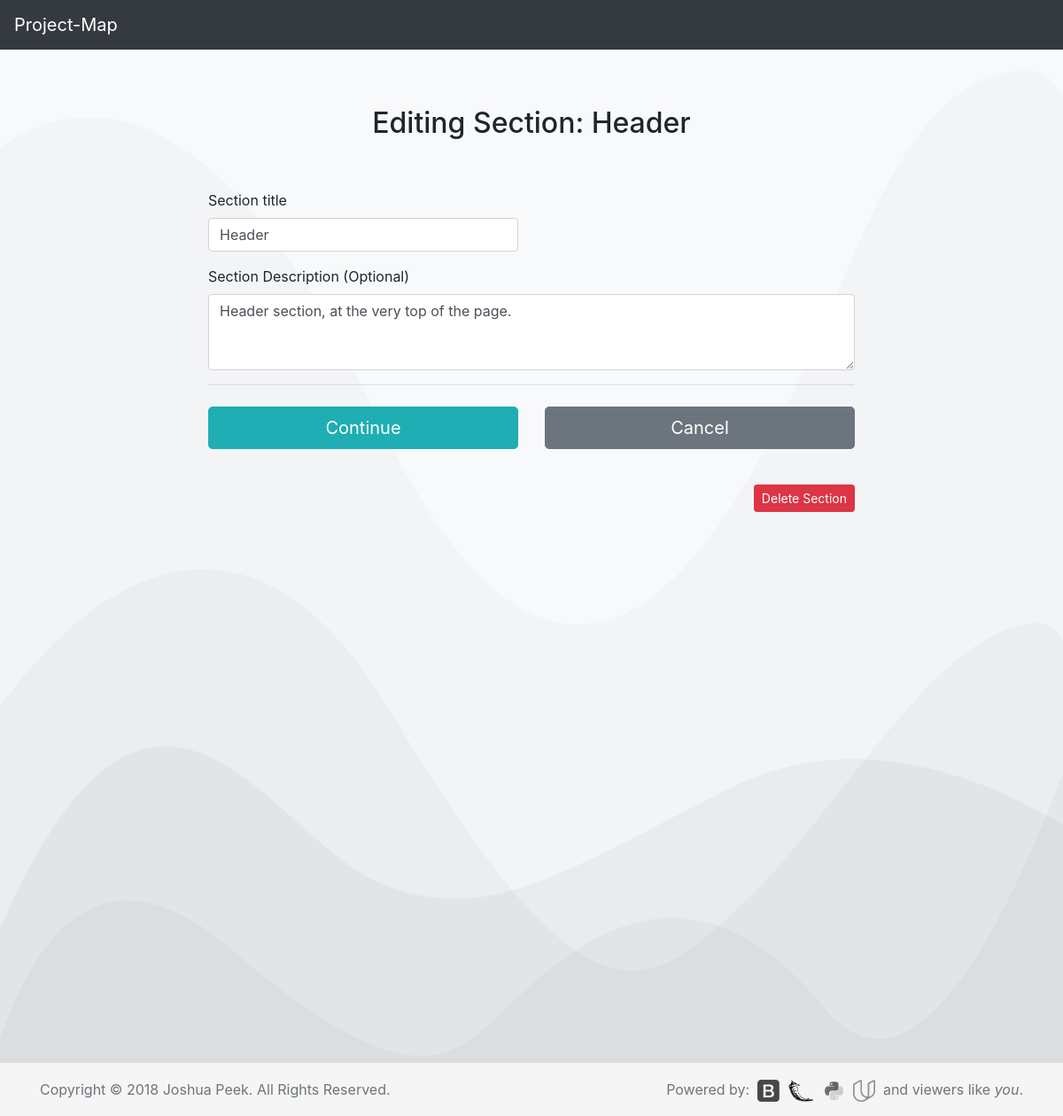
Page /sctn?1&ed on the earlier database version.
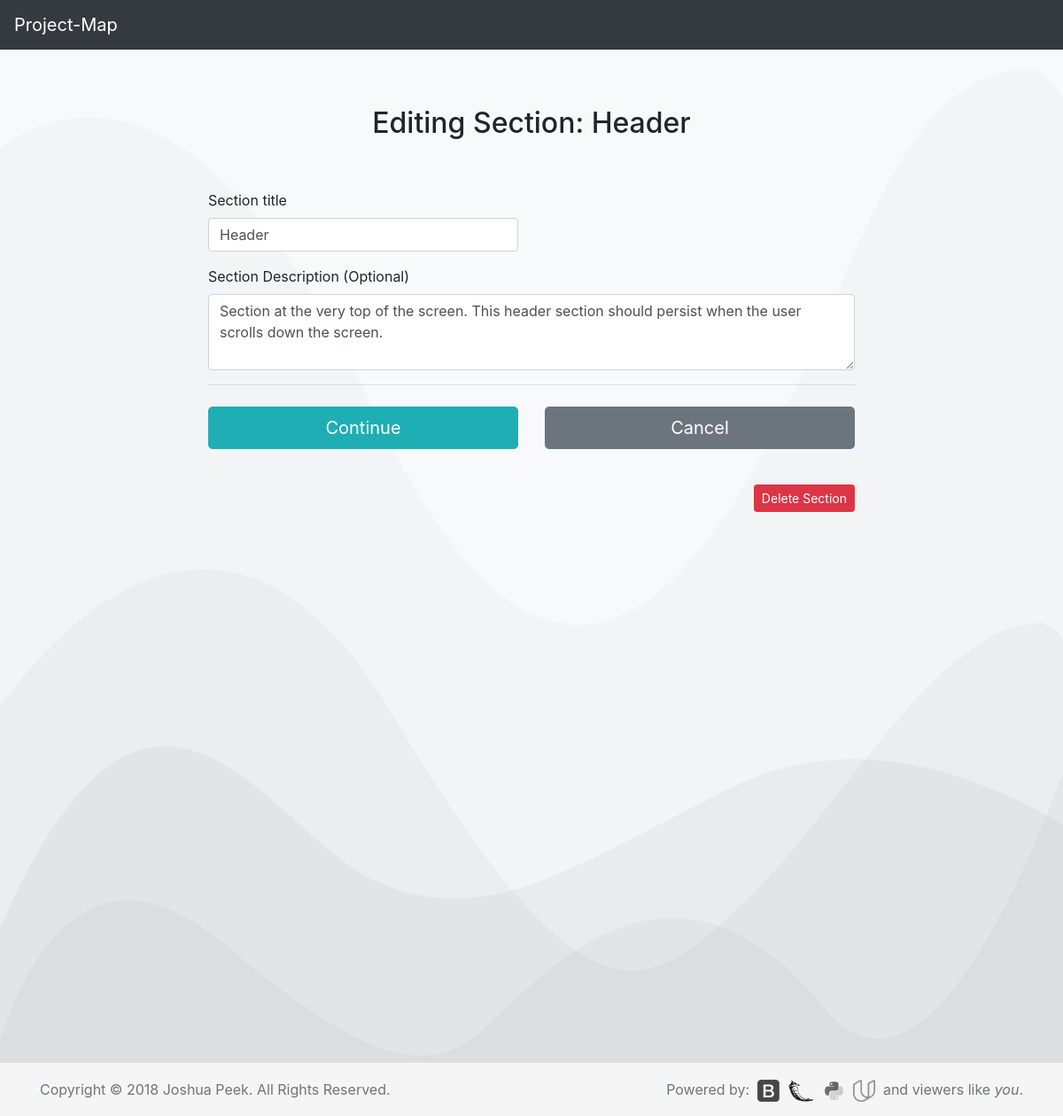
Same page on the later database version.
### database_setup.py (models this page shows, shortened)
class Section(Base):
    __tablename__ = 'section'
    id = Column(Integer, primary_key=True)
    title = Column(String(250), nullable=False)
    description = Column(String(500))
    project_id = Column(Integer, ForeignKey('project.id'))
    project = relationship(Project)

### app.py (the view)
@app.route('/sctn?<int:section_id>&ed', methods=['GET', 'POST'])
def editSection(section_id):
    editSection=session.query(Section).filter_by(id=section_id).one()
    ss=session.query(ScreenSection).filter_by(section_id=section_id).one()
    if request.method == 'POST':
        if request.form['title']:
            editSection.title = request.form['title']
            editSection.description = request.form['description']
        session.add(editSection)
        session.commit()
        flash("Section Edited!")
        return redirect(url_for('screenPage',project_id=editSection.project.id,
                                 screen_id=ss.screen_id))
    else:
        return render_template('update/section.html', section=editSection,
            ScreenSection=ss)

### templates/update/section.html (shortened to what this page needs)
<!doctype html>
<html lang="en">
  {% include "header.html" %}
  <body>
    {% include "menu.html" %}
  <body class="bg-light">
    <div class="container">
      <div class="py-5 text-center">
        <h2>Editing Section: {{section.title}}</h2>
      </div>
      <div class="row">
        <div class="col-md-2">
        </div>
        <div class="col-md-8">
          <form class="needs-validation" action='{{url_for('editSection', section_id=section.id)}}' method='post' novalidate>
            <div class="row">
              <div class="col-md-6 mb-3">
                <label for="title">Section title</label>
                <input type="text" class="form-control" id="title" value="{{section.title}}" name="title" required>
              </div>
            </div>
            <div class="mb-3">
              <label for="description">Section Description <span class="test-muted">(Optional)</span></label>
              <textarea class="form-control" id="description" rows="3" name="description">{{section.description}}</textarea>
            </div>
            <hr class="mb-4">
            <div class="row">
              <div class="col-md-6 mb-3">
                <button class="btn btn-primary btn-lg btn-block" type="Edit">Continue</button>
              </div>
          </form>
              <div class="col-md-6 mb-3">
                <form action="{{url_for('screenPage', project_id=section.project.id, screen_id=ScreenSection.screen.id)}}">
                  <button class="btn btn-secondary btn-lg btn-block" type="submit">Cancel</button>
                </form>
              </div>
            </div>
            <form action="{{url_for('delSection', section_id=section.id)}}">
              <p><br><button style="float:right;" class="btn btn-danger btn-sm" type="submit">Delete Section</button></p>
            </form>
        </div>
        <div class="col-md-2">
        </div>
      </div>
  {% include "footer.html" %}
  </body>
</html>

Differences in the rows shown:
changed Section "Header": description "Header section, at the very top of the page." → "Section at the very top of the screen. This header section should persist when the user scrolls down the screen."
